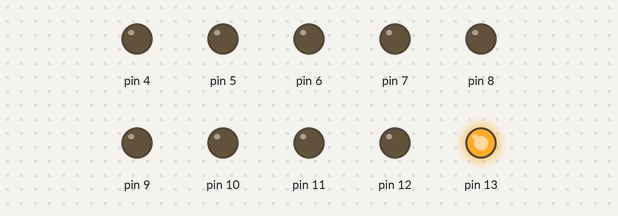
Recording of a sketch running on a simulated Arduino Uno, built with avr-gcc and run on an emulated ATmega328P. Parts: output pins drawn as LEDs (lit = HIGH).

Above: at 0.2 s.
At 1.4 s:
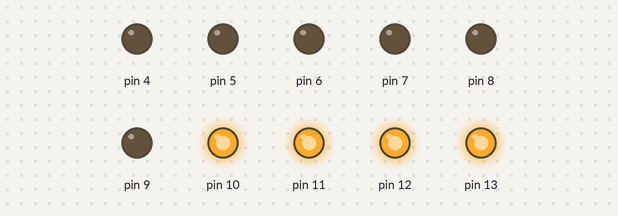
At 2.6 s:
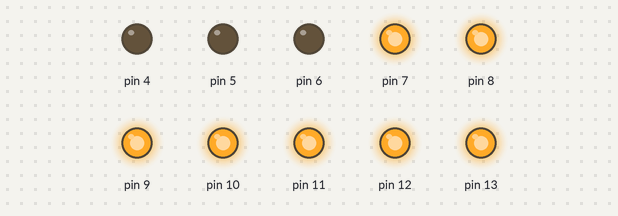
At 5.0 s:
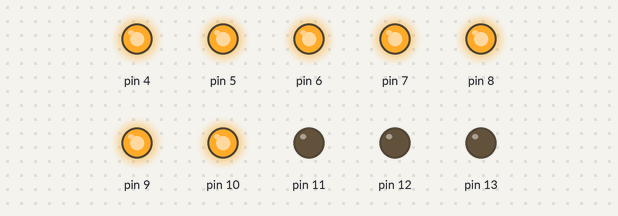
At 7.4 s:
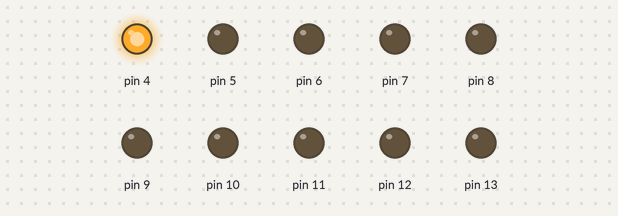
At 9.8 s:
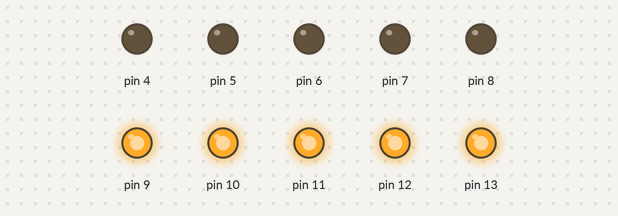
Timing chart, 0 to 10.4 s (numbered marks = the images above):
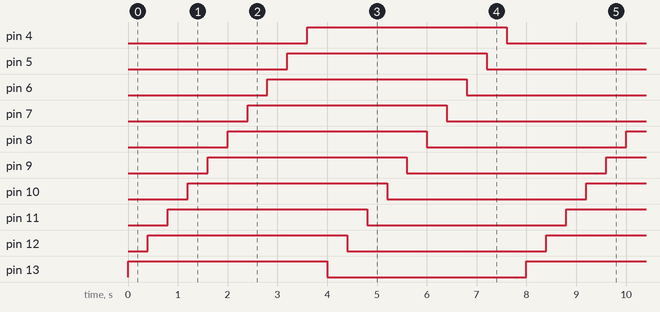

Measured:
- by itself, pin 4–13: alternates HIGH for 4.0 s and LOW for 4.0 s
- by itself, everything shown: repeats every 8.0 s, in 20 steps

The sketch:

blink_10_lights.ino
```cpp
void setup() {
  // put your setup code here, to run once:
  pinMode(13,OUTPUT);
  pinMode(12,OUTPUT);
  pinMode(11,OUTPUT);
  pinMode(10,OUTPUT);
  pinMode(9,OUTPUT);
  pinMode(8,OUTPUT);
  pinMode(7,OUTPUT);
  pinMode(6,OUTPUT);
  pinMode(5,OUTPUT);
  pinMode(4,OUTPUT);

}

void loop() {
  // put your main code here, to run repeatedly:
   digitalWrite(13,HIGH);
   delay(400);
   digitalWrite(12,HIGH);
   delay(400);
   digitalWrite(11,HIGH);
   delay(400);
   digitalWrite(10,HIGH);
   delay(400);
   digitalWrite(9,HIGH);
   delay(400);
   digitalWrite(8,HIGH);
   delay(400);
   digitalWrite(7,HIGH);
   delay(400);
   digitalWrite(6,HIGH);
   delay(400);
   digitalWrite(5,HIGH);
   delay(400);
   digitalWrite(4,HIGH);
   delay(400);
  digitalWrite(13,LOW);
   delay(400);
   digitalWrite(12,LOW);
   delay(400);
   digitalWrite(11,LOW);
   delay(400);
   digitalWrite(10,LOW);
   delay(400);
   digitalWrite(9,LOW);
   delay(400);
   digitalWrite(8,LOW);
   delay(400);
   digitalWrite(7,LOW);
   delay(400);
   digitalWrite(6,LOW);
   delay(400);
   digitalWrite(5,LOW);
   delay(400);
   digitalWrite(4,LOW);
   delay(400);

}
```
